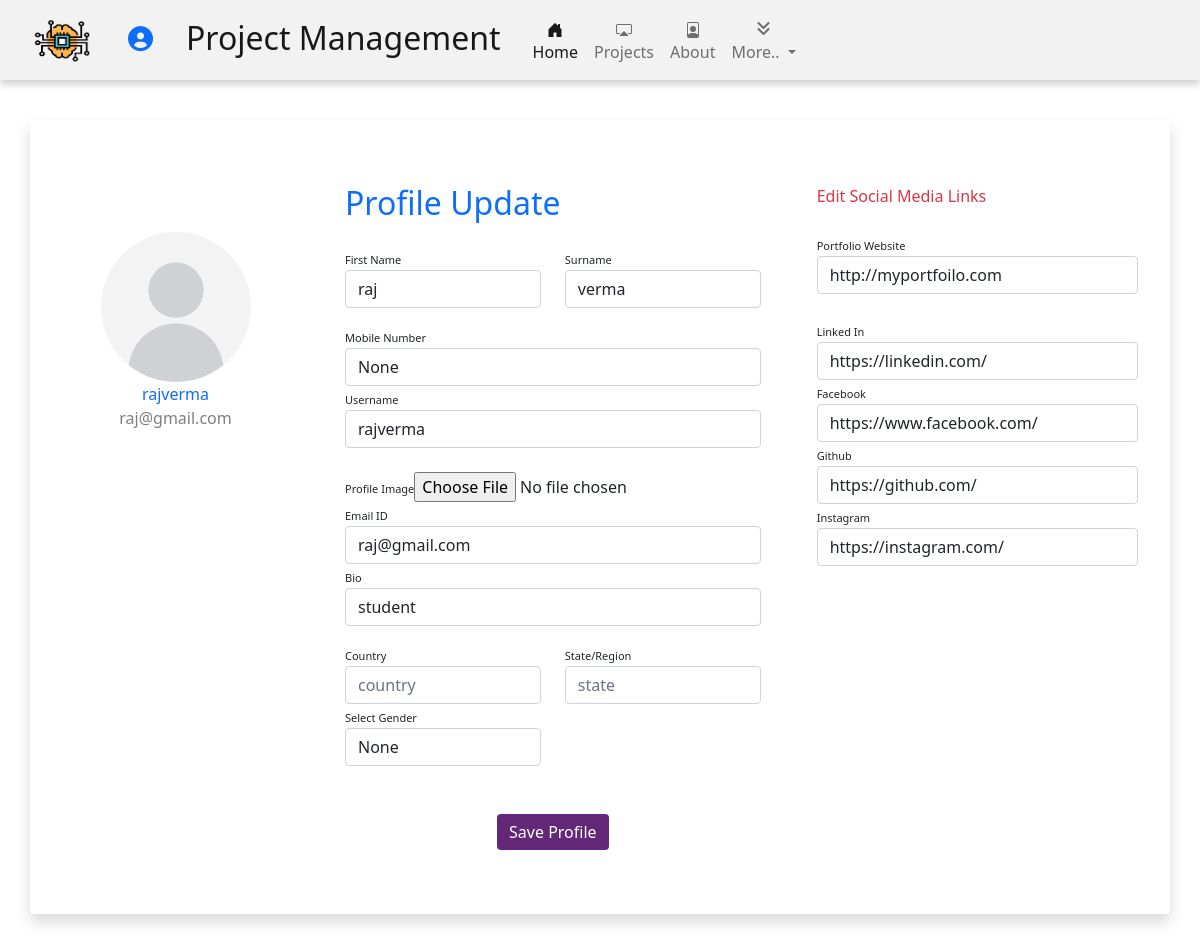
Page /profile-edit/2/ (signed in) on the committed database.
### users/models.py (models this page shows)
class CreateAccount(AbstractUser):
    profile_img = models.ImageField(
        upload_to="profile/", null=True, blank=True)
    mobile = models.IntegerField(null=True, blank=True)
    gender = models.CharField(
        max_length=1, choices=GENDER, null=True, blank=True)
    bio = models.TextField(blank=True, null=True, default="student")
    country = models.CharField(
        blank=True, null=True, default="India", max_length=25)
    github = models.URLField(max_length=200, blank=True, default="github.com")
    fb = models.URLField(max_length=200, blank=True,
                         default="www.facebook.com")
    insta = models.URLField(max_length=200, blank=True,
                            default="instagram.com")
    linkedin = models.URLField(
        max_length=200, blank=True,   default="linkedin.com")
    website = models.URLField(
        max_length=200, blank=True, default="myportfoilo.com")

### users/views.py (the view, shortened to what this page needs)
# urls.py: path("profile-edit/<int:id>/", profileedit, name="profileedit"),
@login_required(login_url="/login/")
def profileedit(request, id):
    context = {}
    u = User.objects.get(id=id)
    context['form'] = UpdateProfileForm
    context['formvalues'] = u
    return render(request, "users/Editprofile.html", context)

### template/users/Editprofile.html (shortened to what this page needs)
{%extends 'users/Base.html'%}
{% load static %}
{%block css%}
<link rel="stylesheet" type="text/css" href={% static "css/profileedit.css" %}>
{%endblock%}
{% block body %}
{% include "app/include/navbar.html" %}
<div class="container rounded bg-white box-top mb-5 shadow p-3  bg-white rounded">
        <div class="row">
                <div class="col-md-3 border-right">
                        <div class="d-flex flex-column align-items-center text-center p-3 py-5">
                                {% if formvalues.user.profile_img %}
                                <img class="rounded-circle mt-5" width="150px"
                                        src="{{formvalues.user.profile_img.url}}">
                                {%else%}
                                <img class="rounded-circle mt-5" width="150px"
                                        src="{%static 'projectimages/avatar.png' %}" alt="">
                                {% endif %}
                                <span class="font-weight-bold text-primary">{{formvalues.username}}</span><span
                                        class="text-black-50 text-success">{{formvalues.email}}</span>
                        </div>
                </div>
                <div class="col-md-5 border-right">
                        <div class="p-3 py-5">
                                <div class="d-flex justify-content-between align-items-center mb-3">
                                        <h2 class="text-right text-primary">Profile Update</h2>
                                </div>
                                <form method="POST" enctype="multipart/form-data">{% csrf_token %}
                                        <div class="row mt-2">
                                                <div class="col-md-6"><label class="labels">First Name</label><input
                                                                type="text" class="form-control"
                                                                placeholder="first name" name="first_name"
                                                                value="{{formvalues.first_name}}"></div>
                                                <div class="col-md-6"><label class="labels">Surname</label><input
                                                                type="text" class="form-control"
                                                                value="{{formvalues.last_name}}" name="last_name"
                                                                placeholder="surname"></div>
                                        </div>
                                        <div class="row mt-3">
                                                <div class="col-md-12"><label class="labels">Mobile Number</label><input
                                                                type="text" class="form-control"
                                                                placeholder="enter phone number" name="mobile"
                                                                value="{{formvalues.mobile}}"></div>
                                                <div class="col-md-12"><label class="labels">Username</label><input
                                                                type="text" class="form-control"
                                                                placeholder="Enter username" name="username"
                                                                value="{{formvalues.username}}">
                                                </div>
                                                <div class="col-md-12"><label class="labels">Profile Image</label><input
                                                                type="file" class="form-control-file mt-4"
                                                                placeholder="enter address line 2"
                                                                value={{formvalues.user.profile_img.url}}
                                                                name="profile_img">
                                                </div>
                                                <div class="col-md-12"><label class="labels">Email ID</label><input
                                                                type="text" class="form-control"
                                                                placeholder="Enter Email id" name="email"
                                                                value="{{formvalues.email}}"></div>
                                                <div class="col-md-12"><label class="labels">Bio</label><input
                                                                type="text" class="form-control" placeholder="Bio"
                                                                name="bio" value="{{formvalues.bio}}"></div>
                                        </div>
                                        <div class="row mt-3">
                                                <div class="col-md-6"><label class="labels">Country</label><input
                                                                type="text" class="form-control" placeholder="country"
                                                                value=""></div>
                                                <div class="col-md-6"><label class="labels">State/Region</label><input
                                                                type="text" class="form-control" value=""
                                                                placeholder="state"></div>
                                                <div class="col-md-6 ">
                                                        <label class="labels">Select Gender</label>
                                                        <select name="gender" class="form-control">
                                                                <option value="N">None</option>
                                                        </select>
                                                </div>
                                        </div>
                                        <div class="mt-5 text-center"><button class="btn btn-primary profile-button"
                                                        type="submit">Save
                                                        Profile</button></div>
                        </div>
                </div>
                <div class="col-md-4">
                        <div class="p-3 py-5">
                                <div class="d-flex justify-content-between align-items-center experience text-danger">
                                        <span>Edit
                                                Social Media Links</span>
                                </div><br>
                                <div class="col-md-12"><label class="labels">Portfolio Website</label><input type="url"
                                                class="form-control" placeholder="https://userportfoilo.com"
                                                name="website" value="{{formvalues.website}}"></div> <br>
                                <div class="col-md-12"><label class="labels">Linked In</label><input type="url"
                                                class="form-control" placeholder="Enter Your Linked In url"
                                                name="linkedin" value="{{formvalues.linkedin}}"></div>
                                <div class="col-md-12"><label class="labels">Facebook</label><input type="url"
                                                class="form-control" placeholder="Enter Your Facebook url" name="fb"
                                                value="{{formvalues.fb}}"></div>
                                <div class="col-md-12"><label class="labels">Github</label><input type="url"
                                                class="form-control" placeholder="Enter Your Github url" name="github"
                                                value="{{formvalues.github}}"></div>
                                <div class="col-md-12"><label class="labels">Instagram</label><input type="url"
                                                class="form-control" placeholder="Enter Your Instagram url" name="insta"
                                                value="{{formvalues.insta}}"></div>
                        </div>
                </div>
        </div>
</div>
{%endblock%}

### static/css/profileedit.css (style rules this page uses)
.box-top { margin-top: 120px; }
.profile-button { background: rgb(99, 39, 120); box-shadow: none; border: none }
.labels { font-size: 11px }

### rows in the picture
CreateAccount: username "rajverma", email "raj@gmail.com", first_name "raj", last_name "verma", mobile "None", bio "student", website "http://myportfoilo.com", linkedin "https://linkedin.com/", fb "https://www.facebook.com/", github "https://github.com/", insta "https://instagram.com/"
